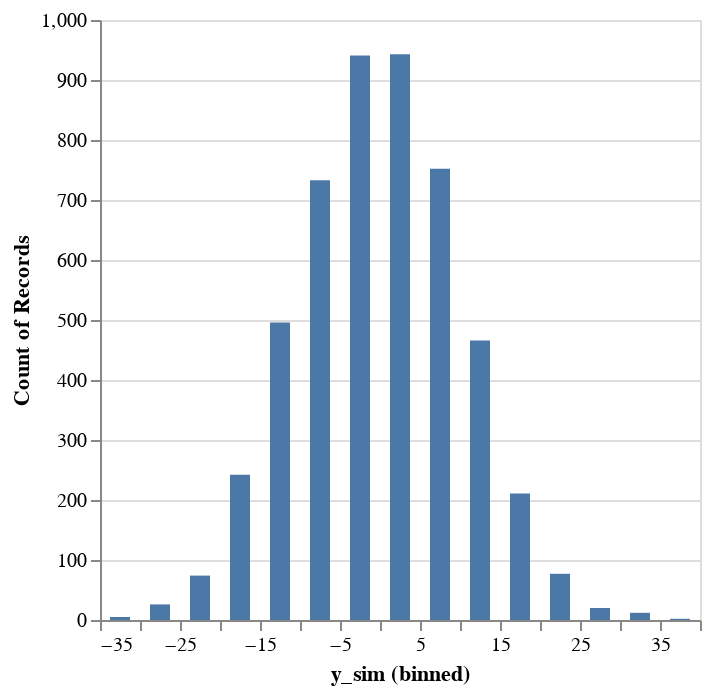

The notebook cell saved with this chart:
### Code cell
samples_df = pd.DataFrame({"y_sim": y_sim})
hist = (
    alt.Chart(samples_df)
    .mark_bar(size=10)
    .encode(
        x=alt.X("y_sim", bin=alt.BinParams(maxbins=20)),
        y="count()",
    )
)

hist

### Figure 1 — Vega-Lite specification as saved in the notebook (floating-point values rounded to 4 significant figures; data arrays with more than 128 entries replaced by an {"elided": "..."} marker saying what was removed)
{"$schema": "https://vega.github.io/schema/vega-lite/v5.20.1.json", "config": {"view": {"continuousHeight": 300, "continuousWidth": 300}}, "data": {"name": "data-3feed50fc295a015aa191c730d428731"}, "datasets": {"data-3feed50fc295a015aa191c730d428731": {"elided": "5000 records"}}, "encoding": {"x": {"bin": {"maxbins": 20}, "field": "y_sim", "type": "quantitative"}, "y": {"aggregate": "count", "type": "quantitative"}}, "mark": {"size": 10, "type": "bar"}}
